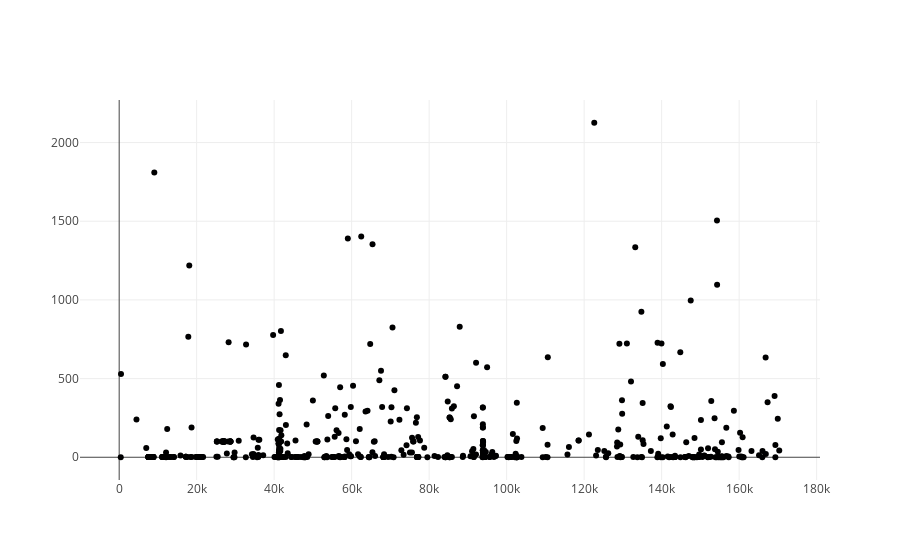

Write notebook code for a chart like this one.
### Code cell
# Create a trace

trace = go.Scatter(
    x = Fraud.Time,
    y = Fraud.Amount,
    mode = 'markers'
)
data = [trace]
import plotly

plotly.offline.iplot({
    "data": data
})

### Figure 1 — Plotly figure (JSON) as saved in the notebook; plotly's stock layout.template omitted (floating-point values rounded to 4 significant figures; data arrays with more than 128 entries replaced by an {"elided": "..."} marker saying what was removed)
{"data": [{"mode": "markers", "type": "scatter", "x": {"elided": "492 int values"}, "y": {"elided": "492 float values"}}], "layout": {}}
